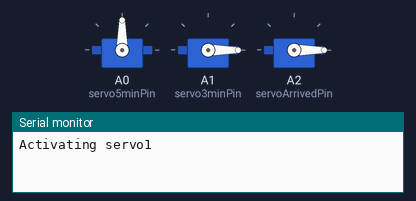
A sketch run on a simulated Arduino Uno, built with avr-gcc and run on an emulated ATmega328P. On the bench: 3 × servo, the last lines printed to the serial monitor.

Above: at 10.1 s.
At 20.1 s:
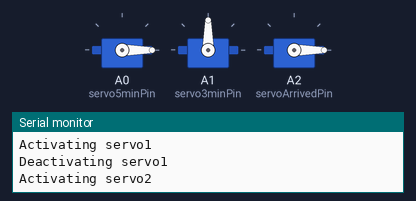
At 25.1 s:
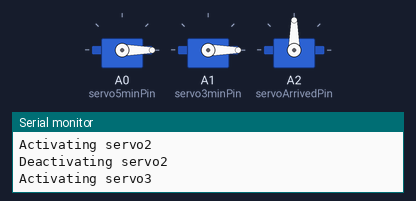
At 30.1 s:
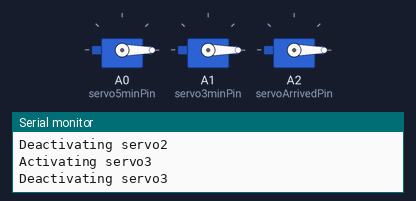
Timing chart, 0 to 31.6 s (numbered marks = the images above):
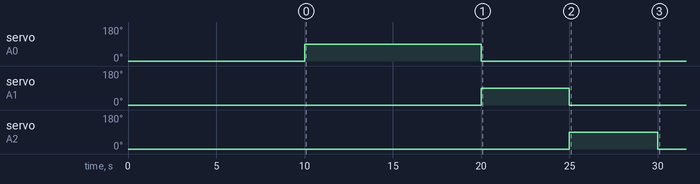

Measured:
- by itself, servo on A2 (servoArrivedPin): 0° → 90° at 25.0 s, → 0° 5.0 s later

The sketch:

prototipo_braille_gates.ino
```cpp
#include <Servo.h>

Servo servo5min;
Servo servo3min;
Servo servoArrived;

// Servo[] servosArray = { servo10min, servo3min, servoArrived };

const int servoArrivedPin = A2;
const int servo3minPin = A1;
const int servo5minPin = A0;

int buttonState = HIGH;
int lastButtonState = HIGH;

const int servoStartPos = 0;
const int servoActivePos = 90;

void setup() {
  servo5min.attach(servo5minPin);
  servo3min.attach(servo3minPin);
  servoArrived.attach(servoArrivedPin);

  servo5min.write(servoStartPos);
  servo3min.write(servoStartPos);
  servoArrived.write(servoStartPos);


  Serial.begin(9600);

    delay(10000);

  Serial.println("Activating servo1");
  servo5min.write(servoActivePos);

  delay(10000);

  Serial.println("Deactivating servo1");
  servo5min.write(servoStartPos);

  Serial.println("Activating servo2");
  servo3min.write(servoActivePos);

  delay(5000);

  Serial.println("Deactivating servo2");
  servo3min.write(servoStartPos);

  Serial.println("Activating servo3");
  servoArrived.write(90);

  delay(5000);

  Serial.println("Deactivating servo3");
  servoArrived.write(servoStartPos);
}

void loop() {


}
```
